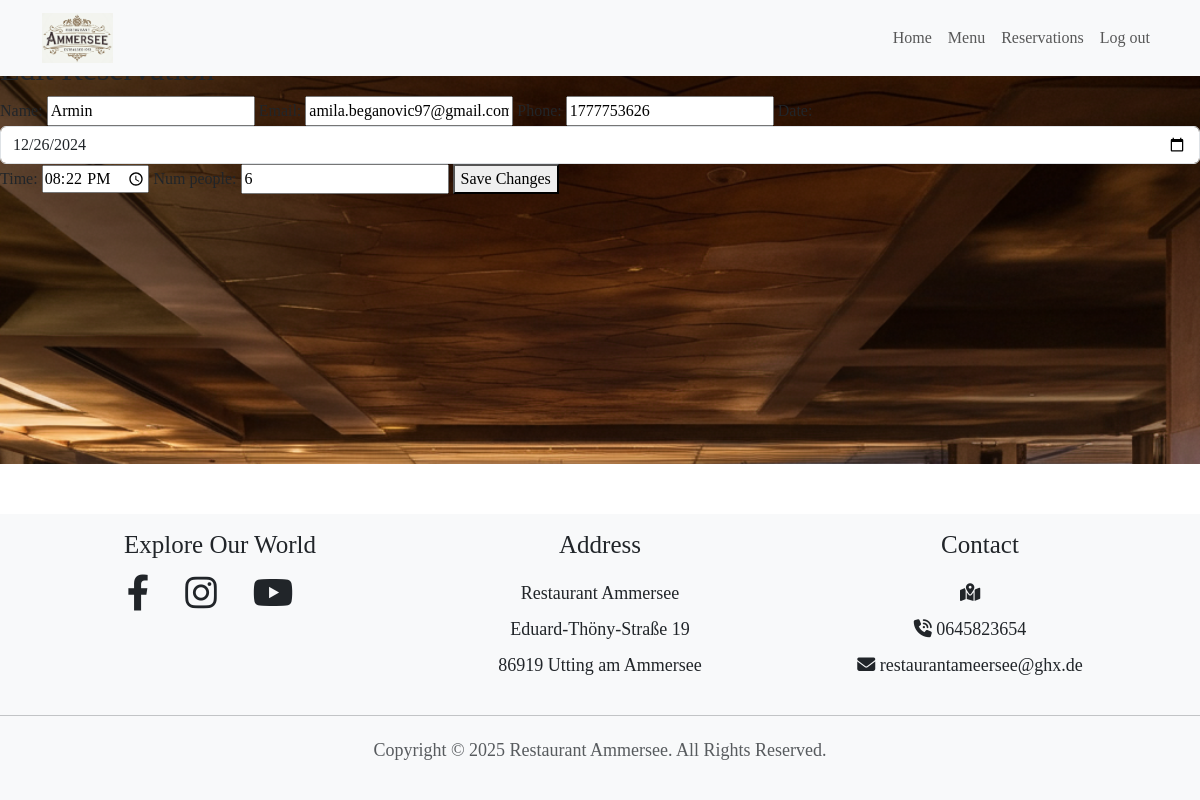
Page /restaurant/admin/reservations/31/edit/ (signed in) on the earlier database version.
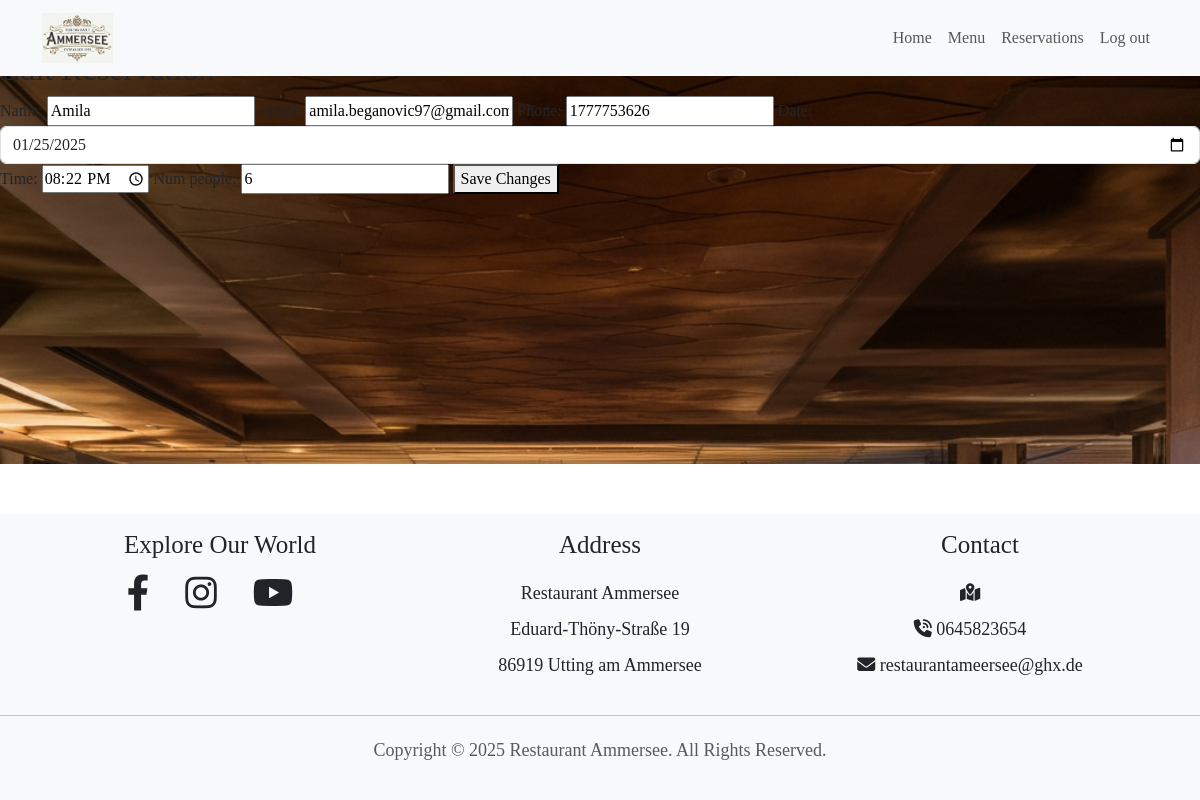
Same page on the later database version.
### restaurant/models.py (models this page shows, shortened)
class Reservation(models.Model):
    time = models.TimeField(blank=False, null=False)
    num_people = models.IntegerField(
        validators=[MinValueValidator(1)]  # Ensure the number of people is at least 1
    )
    name = models.CharField(max_length=200)
    email = models.EmailField(validators=[EmailValidator()], blank=True, null=True)  # Allow blank email
    phone = models.CharField(
        max_length=20, validators=[RegexValidator(r"^\+?\d{9,15}$")]  # Validate phone number format
    )
    date = models.DateField(validators=[validate_future_date])  # Use the custom validator
    user = models.ForeignKey(
        settings.AUTH_USER_MODEL, on_delete=models.CASCADE, null=True, blank=True  # Link to the User model
    )

### restaurant/views.py (the view)
# urls.py: path("admin/reservations/<int:pk>/edit/", views.admin_edit_reservation, name="admin_edit_reservation"),
@login_required
@user_passes_test(lambda u: u.is_superuser)
def admin_edit_reservation(request, pk):
    reservation = get_object_or_404(Reservation, pk=pk)
    if request.method == "POST":
        form = ReservationForm(request.POST, instance=reservation)
        if form.is_valid():
            form.save()
            return redirect("restaurant:admin_reservations")
    else:
        form = ReservationForm(instance=reservation)
    return render(
        request,
        "reservations/admin_edit_reservation.html",
        {"form": form, "reservation": reservation},
    )

### restaurant/forms.py (shortened to what this page needs)
class ReservationForm(forms.ModelForm):
    class Meta:
        model = Reservation  # Use the Reservation model
        fields = ['name', 'email', 'phone', 'date', 'time', 'num_people']
        widgets = {  # Customize the widgets for some fields
            'date': forms.DateInput(  # Use a date picker for the date field
                attrs={
                    'type': 'date',
                    'class': 'datepicker',
                    'placeholder': 'Select a date'
                },
                format='%Y-%m-%d'
            ),
            'time': forms.TimeInput(attrs={'type': 'time'}),  # Use a time picker for the time field
            'email': forms.EmailInput(attrs={}),  # Use a default email input
        }

### restaurant/templates/reservations/admin_edit_reservation.html (shortened to what this page needs)
{% extends 'base.html' %}
{% block content %}
{% load static %}
<link rel="stylesheet" href="{% static 'css/reservations.css' %}">
<div id="edit-reservation-form">
  <h2>Edit Reservation</h2>
  <form method="post">
    {{ form.name.label_tag }}
    {{ form.name }}
    {{ form.email.label_tag }}
    {{ form.email }}
    {{ form.phone.label_tag }}
    {{ form.phone }}
    {{ form.date.label_tag }}
    <input type="date" name="date" class="form-control" id="{{ form.date.id_for_label }}"
      value="{{ form.date.value|date:'Y-m-d' }}">
    {{ form.time.label_tag }}
    {{ form.time }}
    {{ form.num_people.label_tag }}
    {{ form.num_people }}
    <button type="submit">Save Changes</button>
  </form>
</div>
{% endblock %}

Differences in the rows shown:
changed Reservation "amila.beganovic97@gmail.com": name "Armin" → "Amila"; date "12/26/2024" → "01/25/2025"
